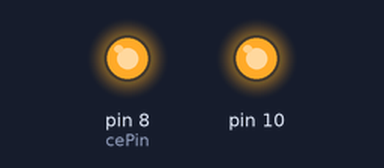
A sketch run on a simulated Arduino Uno, built with avr-gcc and run on an emulated ATmega328P. Shown: output pins drawn as LEDs (lit = HIGH). Pins used as bus, display or sensor lines are not drawn; what the sketch prints to the serial monitor is not drawn.

Above: at 0.1 s.
Timing chart, 0 to 1.6 s (numbered marks = the images above):
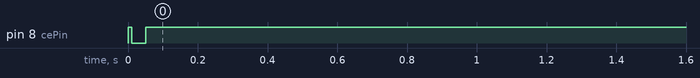

The sketch:

ping_server.ino
```cpp
#include <SPI.h>
#include <Mirf.h>
#include <nRF24L01.h>
#include <MirfHardwareSpiDriver.h>

void setup(){
  Serial.begin(9600);
  Mirf.cePin = 8;//
  Mirf.csnPin = 7;//
  Mirf.spi = &MirfHardwareSpi;
  Mirf.init();
  Mirf.setRADDR((byte *)"servidor");
  Mirf.payload = sizeof(unsigned int);
   Mirf.channel = 19;
  Mirf.config();

  Serial.println("Listening...");
}

void loop(){
  unsigned int numero_recibido;
  byte data[Mirf.payload];

  if(!Mirf.isSending() && Mirf.dataReady()){
    //get the packet
    Mirf.getData((byte *) &numero_recibido); //Mirf.getData(data);
    Serial.println("Got packet!");
    Serial.println(numero_recibido);

    delay(10);
    //Send the data back to the client.
    Mirf.setTADDR((byte *)"cliente");
    Mirf.send((byte *)&numero_recibido); //Mirf.send(data);
    while(Mirf.isSending()){ }
    Serial.println("Reply sent.");
  }
}
```

Measured:
- by itself, pin 8 (cePin): HIGH → LOW at 0.01 s, → HIGH 0.04 s later
